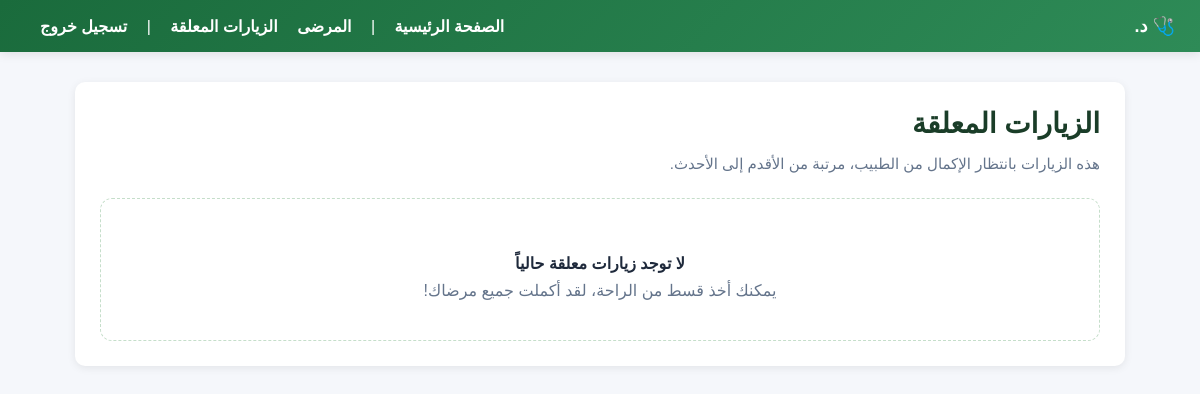
/patients/doctor-pending-visits/ (signed in), run on an earlier commit of the app's database.
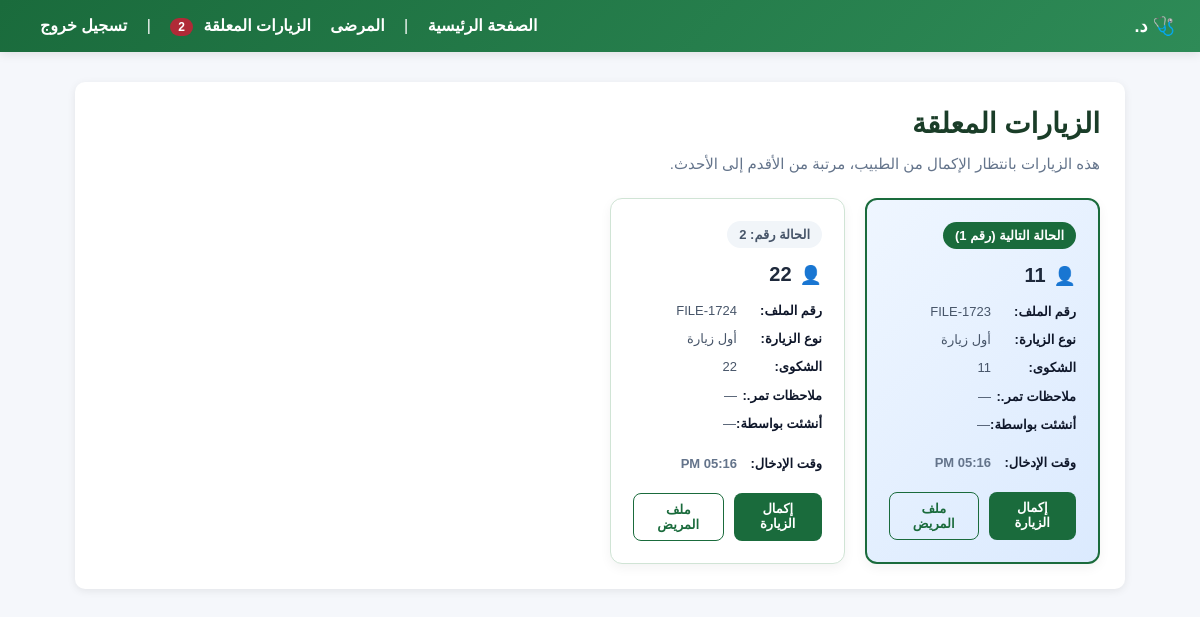
And on a later commit of the database.
### patients/models.py (models this page shows, shortened)
class Visit(models.Model):
    VISIT_TYPE_CHOICES = [
        ('first_visit', 'أول زيارة'),
        ('follow_up', 'مراجعة'),
        ('emergency', 'إسعاف'),
        ('consultation', 'استشارة'),
    ]
    STATUS_CHOICES = [
        ('nurse_draft', 'مسودة تمريض'),
        ('doctor_completed', 'مكتملة من الطبيب'),
    ]
    patient = models.ForeignKey('Patient', on_delete=models.CASCADE, related_name='visits')
    clinic = models.ForeignKey('Clinic', on_delete=models.CASCADE)
    created_by = models.ForeignKey(User, on_delete=models.SET_NULL, null=True, related_name='created_visits')
    assigned_doctor = models.ForeignKey(
        User,
        on_delete=models.SET_NULL,
        null=True,
        blank=True,
        related_name='assigned_visits'
    )
    status = models.CharField(max_length=20, choices=STATUS_CHOICES, default='nurse_draft')
    visit_type = models.CharField(max_length=20, choices=VISIT_TYPE_CHOICES)
    chief_complaint = models.TextField(blank=True)
    nursing_notes = models.TextField(blank=True)
    blood_pressure = models.CharField(max_length=20, blank=True)
    pulse = models.CharField(max_length=20, blank=True)
    temperature = models.CharField(max_length=20, blank=True)
    weight = models.CharField(max_length=20, blank=True)
    height = models.CharField(max_length=20, blank=True)
    blood_sugar = models.CharField(max_length=20, blank=True)
    history_of_present_illness = models.TextField(blank=True)
    clinical_examination = models.TextField(blank=True)
    diagnosis = models.TextField(blank=True)
    treatment_plan = models.TextField(blank=True)
    prescription = models.TextField(blank=True)
    lab_requests = models.TextField(blank=True)
    imaging_requests = models.TextField(blank=True)
    patient_instructions = models.TextField(blank=True)
    follow_up_date = models.DateField(null=True, blank=True)
    doctor_notes = models.TextField(blank=True)
    lab_results = models.TextField(blank=True)
    imaging_results = models.TextField(blank=True)
    ecg_results         = models.TextField(blank=True)
    ejection_fraction   = models.CharField(max_length=20, blank=True)
    cardiac_history     = models.TextField(blank=True)
    chest_pain_type     = models.CharField(max_length=100, blank=True)
    cardiac_medications = models.TextField(blank=True)
    pain_location   = models.CharField(max_length=100, blank=True)
    pain_scale      = models.PositiveSmallIntegerField(null=True, blank=True)  # 1–10
    injury_history  = models.TextField(blank=True)
    range_of_motion = models.TextField(blank=True)
    xray_findings   = models.TextField(blank=True)
    last_menstrual_period  = models.DateField(null=True, blank=True)
    cycle_regularity       = models.CharField(max_length=100, blank=True)
    obstetric_history      = models.TextField(blank=True)
    contraception_method   = models.CharField(max_length=100, blank=True)
    gestational_age_weeks  = models.PositiveSmallIntegerField(null=True, blank=True)
    abdominal_circumference = models.CharField(max_length=20, blank=True)
    fundal_height          = models.CharField(max_length=20, blank=True)
    fetal_heart_rate       = models.CharField(max_length=20, blank=True)
    fetal_movement         = models.CharField(max_length=100, blank=True)
    fetal_position         = models.CharField(max_length=100, blank=True)
    ultrasound_notes       = models.TextField(blank=True)
    CT_MRI_findings = models.TextField(blank=True)
    neurological_examination = models.TextField(blank=True)
    skin_examination = models.TextField(blank=True)
    created_at = models.DateTimeField(auto_now_add=True)
    updated_at = models.DateTimeField(auto_now=True)

class Patient(models.Model):
    GENDER_CHOICES = [
        ('Male', 'ذكر'),
        ('Female', 'أنثى'),
    ]
    clinic = models.ForeignKey(Clinic, on_delete=models.CASCADE)
    name = models.CharField(max_length=100)
    age = models.IntegerField()
    phone = models.CharField(max_length=20)
    gender = models.CharField(max_length=10, choices=GENDER_CHOICES, blank=True)
    address = models.CharField(max_length=255, blank=True)
    file_number = models.CharField(max_length=50)

### patients/views.py (the view)
# urls.py: path('doctor-pending-visits/', views.doctor_pending_visits, name='doctor_pending_visits'),
@login_required(login_url='login')
def doctor_pending_visits(request):
    if not is_doctor(request.user):
        return redirect('patient_list')
    profile = UserProfile.objects.get(user=request.user)
    visits = Visit.objects.filter(
        clinic=profile.clinic,
        assigned_doctor=request.user,
        status='nurse_draft'
    ).order_by('created_at')
    return render(request, 'patients/doctor_pending_visits.html', {
        'visits': visits,
    })

### patients/views.py (called while the page is built)
def is_doctor(user):
    return user.groups.filter(name='Doctor').exists()

### patients/templates/patients/doctor_pending_visits.html (shortened to what this page needs)
{% extends 'patients/base.html' %}
{% block content %}
<div class="pending-list-header">
    <h1 class="pending-list-title">الزيارات المعلقة</h1>
</div>
<p style="color: #64748b; font-size: 15px; margin-bottom: 25px;">هذه الزيارات بانتظار الإكمال من الطبيب، مرتبة من الأقدم إلى الأحدث.</p>
{% if visits %}
    <div class="pending-grid">
        {% for visit in visits %}
            <div class="pending-card-modern {% if forloop.first %}first-in-line{% endif %}">
                <div class="queue-number-badge">
                    {% if forloop.first %}الحالة التالية (رقم {{ forloop.counter }}){% else %}الحالة رقم: {{ forloop.counter }}{% endif %}
                </div>
                <div class="patient-name">
                    {{ visit.patient.name }}
                </div>
                <div class="card-body">
                    <div class="info-row">
                        <strong>رقم الملف:</strong> <span>{{ visit.patient.file_number }}</span>
                    </div>
                    <div class="info-row">
                        <strong>نوع الزيارة:</strong> <span>{{ visit.get_visit_type_display }}</span>
                    </div>
                    <div class="info-row">
                        <strong>الشكوى:</strong> <span style="display: -webkit-box; -webkit-line-clamp: 2; line-clamp: 2; -webkit-box-orient: vertical; overflow: hidden;">{{ visit.chief_complaint|default:"—" }}</span>
                    </div>
                    <div class="info-row">
                        <strong>ملاحظات تمر.:</strong> <span style="display: -webkit-box; -webkit-line-clamp: 2; line-clamp: 2; -webkit-box-orient: vertical; overflow: hidden;">{{ visit.nursing_notes|default:"—" }}</span>
                    </div>
                    <div class="info-row">
                        <strong>أنشئت بواسطة:</strong> <span>{{ visit.created_by.first_name|default:"—" }} {{ visit.created_by.last_name|default:"" }}</span>
                    </div>
                    <div class="info-row" style="margin-top: auto; padding-top: 10px;">
                        <strong>وقت الإدخال:</strong> <span style="color: #64748b; font-weight: 600;">{{ visit.created_at|time:"h:i A" }}</span>
                    </div>
                </div>
                <div class="card-actions">
                    <a href="{% url 'doctor_complete_visit' visit.id %}" class="btn-action-primary">إكمال الزيارة</a>
                    <a href="{% url 'patient_detail' visit.patient.id %}" class="btn-action-outline">ملف المريض</a>
                </div>
            </div>
        {% endfor %}
    </div>
{% else %}
    <div class="empty-state">
        <div style="font-weight: bold; color: #1e293b; margin-bottom: 8px;">لا توجد زيارات معلقة حالياً</div>
        <div>يمكنك أخذ قسط من الراحة، لقد أكملت جميع مرضاك!</div>
    </div>
{% endif %}
{% endblock %}

### patients/templates/patients/base.html (shortened to what this page needs)
{% load static %}
<!DOCTYPE html>
<html lang="ar" dir="rtl">
<head>
</head>
<body>
    <div class="navbar">
        <div>
            <span class="user-info" style="margin-left: 15px;">
                {% if request.user.groups.all.0.name == "Doctor" %}
                🩺 د.
                {% elif request.user.groups.all.0.name == "Nurse" %}
                🥼 ممرضة
                {% endif %}
            </span>
        </div>
        <div>
            {% if request.user.is_authenticated %}
            <a href="{% url 'dashboard' %}">الصفحة الرئيسية </a>
            <span style="margin-left: 15px;">|</span>
            <a href="{% url 'patient_list' %}">المرضى</a>
            {% if request.user.groups.all.0.name == "Doctor" %}
            <a href="{% url 'doctor_pending_visits' %}">
                الزيارات المعلقة
                {% if pending_visits_badge > 0 %}
                <span class="badge">{{ pending_visits_badge }}</span>
                {% endif %}
            </a>
            {% endif %}
            <span style="margin-left: 15px;">|</span>
            <a href="{% url 'logout' %}">تسجيل خروج</a>
            {% else %}
            <a href="{% url 'login' %}">تسجيل الدخول</a>
            {% endif %}
        </div>
    </div>
    <div class="container">
        {% block content %}{% endblock %}
    </div>
</body>
</html>

### patients/templates/patients/base.html (style rules this page uses)
body { font-family: Arial, sans-serif; background: #f5f7fb; margin: 0; padding: 0; }
.navbar { background: linear-gradient(135deg, #1a6b3c, #2e8b57); color: white; padding: 15px 25px; display: flex; justify-content: space-between; align-items: center; position: sticky; top: 0; z-index: 1000; box-shadow: 0 2px 10px rgba(0, 0, 0, 0.1); }
.navbar a { color: white; text-decoration: none; margin-left: 15px; font-weight: bold; }
.container { width: 85%; max-width: 1000px; margin: 30px auto; background: white; padding: 25px; border-radius: 10px; box-shadow: 0 2px 8px rgba(0, 0, 0, 0.08); }
.queue-number-badge { display: inline-flex; align-items: center; background: #f1f5f9; color: #475569; border-radius: 20px; padding: 6px 12px; font-size: 13px; font-weight: 700; align-self: flex-start; margin-bottom: 15px; }
.first-in-line .queue-number-badge { background: #1a6b3c; color: white; }
.patient-name { font-size: 20px; color: #1e293b; margin: 0 0 16px 0; font-weight: 800; display: flex; align-items: center; gap: 8px; }
.patient-name::before { content: '👤'; font-size: 18px; }
.card-body { display: flex; flex-direction: column; gap: 10px; flex-grow: 1; }
.info-row { display: flex; align-items: flex-start; font-size: 13px; color: #475569; line-height: 1.4; }
.info-row strong { color: #0f172a; min-width: 85px; font-weight: 600; }
.card-actions { margin-top: 20px; display: flex; gap: 10px; flex-wrap: wrap; }
.card-actions a { flex: 1; text-align: center; padding: 8px 12px; border-radius: 8px; font-size: 13px; font-weight: 700; text-decoration: none; transition: all 0.2s; }
.btn-action-primary { background: #1a6b3c; color: white; }
.btn-action-outline { background: transparent; color: #1a6b3c; border: 1px solid #1a6b3c; }
.pending-list-header, .waiting-list-header { display: flex; justify-content: space-between; align-items: center; margin-bottom: 10px; }
.pending-list-title, .waiting-list-title { margin: 0; font-size: 28px; color: #1a3d28; font-weight: 800; }
.pending-grid, .waiting-grid { display: grid; grid-template-columns: repeat(4, 1fr); gap: 20px; margin-top: 20px; }
.pending-card-modern, .waiting-card-modern { border-radius: 12px; padding: 22px; background: white; box-shadow: 0 4px 12px rgba(0,0,0,0.05); transition: transform 0.2s ease, box-shadow 0.2s ease; color: inherit; display: flex; flex-direction: column; min-height: 250px; position: relative; overflow: hidden; border: 1px solid #d0e4d5; }
.pending-card-modern.first-in-line { border: 2px solid #1a6b3c; background: linear-gradient(135deg, #eff6ff, #dbeafe); }
h1, h2, h3 { color: #1f2d3d; }
.badge { display: inline-block; background: #b02a37; color: white; border-radius: 999px; padding: 2px 8px; font-size: 12px; font-weight: bold; margin-right: 6px; vertical-align: middle; }
.user-info { font-size: 18px; font-weight: 700; color: #ffffff; }

What changed in the data, as far as the page shows it:
now on this page (row edited): Visit: patient.name "11", patient.file_number "FILE-1723", visit_type "أول زيارة", chief_complaint "11", nursing_notes "—", created_by.first_name "—", created_at "05:16 PM"
added Visit: patient.name "22", patient.file_number "FILE-1724", visit_type "أول زيارة", chief_complaint "22", nursing_notes "—", created_by.first_name "—", created_at "05:16 PM"
Also different on the page:
{{ pending_visits_badge }}: (not shown) → "2"
text no longer shown: "لا توجد زيارات معلقة حالياً يمكنك أخذ قسط من الراحة، لقد أكملت جميع مرضاك!"
